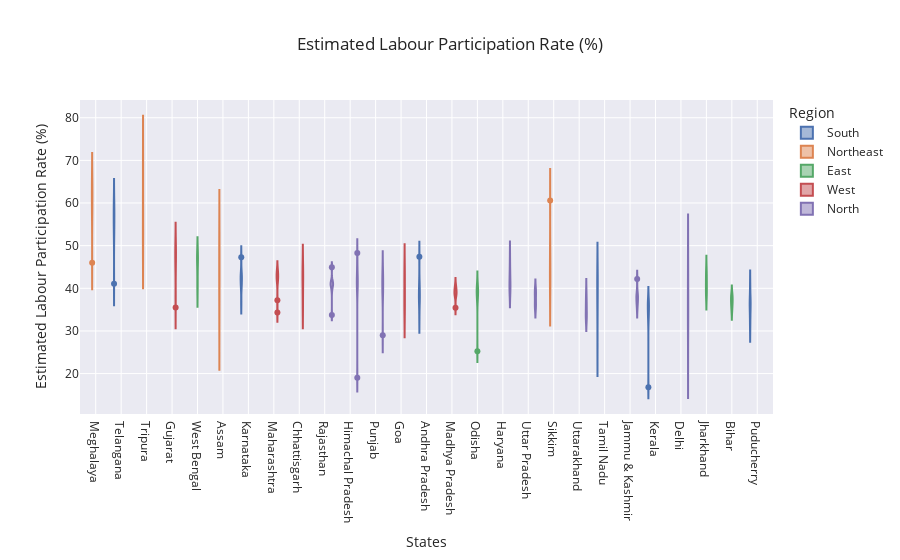

Source (notebook cell):
### Code cell
fig = px.violin(df_filtered, x='States', y='Estimated Labour Participation Rate (%)', color='Region', title='Estimated Labour Participation Rate (%)', template='seaborn')

# Updating the x-axis category order to be in descending total
fig.update_layout(xaxis={'categoryorder': 'total descending'})
fig.show()

### Figure 1 — Plotly figure (JSON) as saved in the notebook; plotly's stock layout.template omitted (floating-point values rounded to 4 significant figures)
{"data": [{"alignmentgroup": "True", "box": {"visible": false}, "hovertemplate": "Region=South<br>States=%{x}<br>Estimated Labour Participation Rate (%)=%{y}<extra></extra>", "legendgroup": "South", "marker": {"color": "rgb(76,114,176)"}, "name": "South", "offsetgroup": "South", "orientation": "v", "scalegroup": "True", "showlegend": true, "type": "violin", "x": ["Andhra Pradesh", "Andhra Pradesh", "Andhra Pradesh", "Andhra Pradesh", "Andhra Pradesh", "Andhra Pradesh", "Andhra Pradesh", "Andhra Pradesh", "Andhra Pradesh", "Andhra Pradesh", "Karnataka", "Karnataka", "Karnataka", "Karnataka", "Karnataka", "Karnataka", "Karnataka", "Karnataka", "Karnataka", "Karnataka", "Kerala", "Kerala", "Kerala", "Kerala", "Kerala", "Kerala", "Kerala", "Kerala", "Kerala", "Kerala", "Puducherry", "Puducherry", "Puducherry", "Puducherry", "Puducherry", "Puducherry", "Puducherry", "Puducherry", "Tamil Nadu", "Tamil Nadu", "Tamil Nadu", "Tamil Nadu", "Tamil Nadu", "Tamil Nadu", "Tamil Nadu", "Tamil Nadu", "Tamil Nadu", "Telangana", "Telangana", "Telangana", "Telangana", "Telangana", "Telangana", "Telangana", "Telangana", "Telangana", "Telangana"], "x0": " ", "xaxis": "x", "y": [41.02, 40.9, 39.18, 33.1, 36.46, 47.41, 38.91, 37.83, 37.47, 37.34, 42.18, 40.54, 41.14, 42.78, 43.43, 47.29, 42.55, 43.13, 36.66, 40.3, 37.12, 37.71, 32, 16.77, 34.11, 36.11, 36.1, 35.78, 34.6, 33.52, 37.46, 40.8, 34.49, 30.8, 36.64, 33.34, 36.84, 36.32, 41.96, 43.2, 43.91, 26.23, 33.16, 40.13, 42.22, 36.77, 36.62, 59.25, 58.24, 58.31, 41.06, 55.43, 53.22, 52.1, 60.59, 54.94, 56.58], "y0": " ", "yaxis": "y"}, {"alignmentgroup": "True", "box": {"visible": false}, "hovertemplate": "Region=Northeast<br>States=%{x}<br>Estimated Labour Participation Rate (%)=%{y}<extra></extra>", "legendgroup": "Northeast", "marker": {"color": "rgb(221,132,82)"}, "name": "Northeast", "offsetgroup": "Northeast", "orientation": "v", "scalegroup": "True", "showlegend": true, "type": "violin", "x": ["Assam", "Assam", "Assam", "Assam", "Assam", "Assam", "Assam", "Assam", "Assam", "Assam", "Meghalaya", "Meghalaya", "Meghalaya", "Meghalaya", "Meghalaya", "Meghalaya", "Meghalaya", "Meghalaya", "Meghalaya", "Meghalaya", "Sikkim", "Sikkim", "Sikkim", "Sikkim", "Sikkim", "Sikkim", "Sikkim", "Sikkim", "Tripura", "Tripura", "Tripura", "Tripura", "Tripura", "Tripura", "Tripura", "Tripura", "Tripura"], "x0": " ", "xaxis": "x", "y": [52.98, 40.77, 46.73, 29.55, 48.26, 35.07, 40.88, 39.52, 54.38, 46.84, 65.49, 60.2, 64.74, 45.99, 55.24, 58.31, 62.96, 59.88, 64.6, 61.18, 60.59, 38.7, 44.88, 40.4, 48.32, 48.49, 42.54, 42.13, 69.69, 68.74, 66.89, 50.81, 58.85, 50.78, 56.21, 50.77, 54.58], "y0": " ", "yaxis": "y"}, {"alignmentgroup": "True", "box": {"visible": false}, "hovertemplate": "Region=East<br>States=%{x}<br>Estimated Labour Participation Rate (%)=%{y}<extra></extra>", "legendgroup": "East", "marker": {"color": "rgb(85,168,104)"}, "name": "East", "offsetgroup": "East", "orientation": "v", "scalegroup": "True", "showlegend": true, "type": "violin", "x": ["Bihar", "Bihar", "Bihar", "Bihar", "Bihar", "Bihar", "Bihar", "Bihar", "Jharkhand", "Jharkhand", "Jharkhand", "Jharkhand", "Jharkhand", "Jharkhand", "Jharkhand", "Jharkhand", "Odisha", "Odisha", "Odisha", "Odisha", "Odisha", "Odisha", "Odisha", "Odisha", "Odisha", "Odisha", "West Bengal", "West Bengal", "West Bengal", "West Bengal", "West Bengal", "West Bengal", "West Bengal", "West Bengal", "West Bengal", "West Bengal"], "x0": " ", "xaxis": "x", "y": [37.72, 37.35, 38.69, 36.86, 36.14, 34.59, 38.35, 35.7, 42.92, 44.4, 39.34, 40.59, 38.27, 38.31, 41.04, 43.08, 39.44, 41.44, 39.62, 25.23, 37.04, 37.45, 38.69, 39.96, 38.63, 39.98, 47.35, 47.74, 47.27, 39.9, 41.92, 40.39, 46.17, 47.48, 47.73, 45.63], "y0": " ", "yaxis": "y"}, {"alignmentgroup": "True", "box": {"visible": false}, "hovertemplate": "Region=West<br>States=%{x}<br>Estimated Labour Participation Rate (%)=%{y}<extra></extra>", "legendgroup": "West", "marker": {"color": "rgb(196,78,82)"}, "name": "West", "offsetgroup": "West", "orientation": "v", "scalegroup": "True", "showlegend": true, "type": "violin", "x": ["Chhattisgarh", "Chhattisgarh", "Chhattisgarh", "Chhattisgarh", "Chhattisgarh", "Chhattisgarh", "Chhattisgarh", "Chhattisgarh", "Chhattisgarh", "Chhattisgarh", "Goa", "Goa", "Goa", "Goa", "Goa", "Goa", "Goa", "Goa", "Goa", "Goa", "Gujarat", "Gujarat", "Gujarat", "Gujarat", "Gujarat", "Gujarat", "Gujarat", "Gujarat", "Gujarat", "Gujarat", "Madhya Pradesh", "Madhya Pradesh", "Madhya Pradesh", "Madhya Pradesh", "Madhya Pradesh", "Madhya Pradesh", "Madhya Pradesh", "Madhya Pradesh", "Madhya Pradesh", "Madhya Pradesh", "Maharashtra", "Maharashtra", "Maharashtra", "Maharashtra", "Maharashtra", "Maharashtra", "Maharashtra", "Maharashtra", "Maharashtra", "Maharashtra"], "x0": " ", "xaxis": "x", "y": [43.08, 45.58, 45.59, 35.58, 35.23, 38.48, 43.14, 42.97, 41.14, 40.82, 35.73, 38.38, 33.88, 44.97, 37.36, 42.21, 42.94, 43.76, 38.89, 34.3, 48.49, 50.11, 47.75, 35.5, 38.23, 45.96, 46.41, 43.55, 48.41, 50.49, 39.42, 39, 38.24, 35.45, 38.48, 40.04, 40.88, 40.08, 39.2, 38.47, 44.19, 43.8, 41.91, 34.32, 37.17, 42.71, 41.57, 42.49, 42.75, 43.75], "y0": " ", "yaxis": "y"}, {"alignmentgroup": "True", "box": {"visible": false}, "hovertemplate": "Region=North<br>States=%{x}<br>Estimated Labour Participation Rate (%)=%{y}<extra></extra>", "legendgroup": "North", "marker": {"color": "rgb(129,114,179)"}, "name": "North", "offsetgroup": "North", "orientation": "v", "scalegroup": "True", "showlegend": true, "type": "violin", "x": ["Delhi", "Delhi", "Delhi", "Delhi", "Delhi", "Delhi", "Delhi", "Delhi", "Delhi", "Haryana", "Haryana", "Haryana", "Haryana", "Haryana", "Haryana", "Haryana", "Haryana", "Haryana", "Himachal Pradesh", "Himachal Pradesh", "Himachal Pradesh", "Himachal Pradesh", "Himachal Pradesh", "Himachal Pradesh", "Himachal Pradesh", "Himachal Pradesh", "Himachal Pradesh", "Himachal Pradesh", "Jammu & Kashmir", "Jammu & Kashmir", "Jammu & Kashmir", "Jammu & Kashmir", "Jammu & Kashmir", "Jammu & Kashmir", "Jammu & Kashmir", "Jammu & Kashmir", "Jammu & Kashmir", "Punjab", "Punjab", "Punjab", "Punjab", "Punjab", "Punjab", "Punjab", "Punjab", "Punjab", "Punjab", "Rajasthan", "Rajasthan", "Rajasthan", "Rajasthan", "Rajasthan", "Rajasthan", "Rajasthan", "Rajasthan", "Rajasthan", "Rajasthan", "Uttar Pradesh", "Uttar Pradesh", "Uttar Pradesh", "Uttar Pradesh", "Uttar Pradesh", "Uttar Pradesh", "Uttar Pradesh", "Uttar Pradesh", "Uttar Pradesh", "Uttar Pradesh", "Uttarakhand", "Uttarakhand", "Uttarakhand", "Uttarakhand", "Uttarakhand", "Uttarakhand", "Uttarakhand", "Uttarakhand", "Uttarakhand", "Uttarakhand"], "x0": " ", "xaxis": "x", "y": [47.79, 43.92, 42.65, 23.8, 34.17, 33.97, 35.41, 35.59, 32.36, 43.36, 44.21, 39.63, 40.39, 42.14, 39.77, 47.32, 39.2, 40.6, 45.5, 43.3, 41.04, 19.04, 42.7, 41.72, 48.25, 39.42, 41.54, 40.01, 42.2, 39.17, 38.18, 38.21, 37.24, 38.03, 36.66, 36.31, 35.05, 42.82, 41.72, 44.69, 28.99, 38.39, 40.18, 42.76, 41.99, 39.5, 38.75, 40.51, 41.77, 39.54, 33.71, 40.74, 41.38, 40.8, 41.71, 40.83, 44.92, 39.63, 39.23, 38.89, 39.73, 38.22, 37.29, 36.19, 35.96, 35.45, 35.49, 32.99, 36.48, 36.27, 33.23, 33.38, 33.06, 38.07, 35.9, 39.18, 34.03], "y0": " ", "yaxis": "y"}], "layout": {"legend": {"title": {"text": "Region"}, "tracegroupgap": 0}, "title": {"text": "Estimated Labour Participation Rate (%)"}, "violinmode": "group", "xaxis": {"anchor": "y", "categoryorder": "total descending", "domain": [0, 1], "title": {"text": "States"}}, "yaxis": {"anchor": "x", "domain": [0, 1], "title": {"text": "Estimated Labour Participation Rate (%)"}}}}
